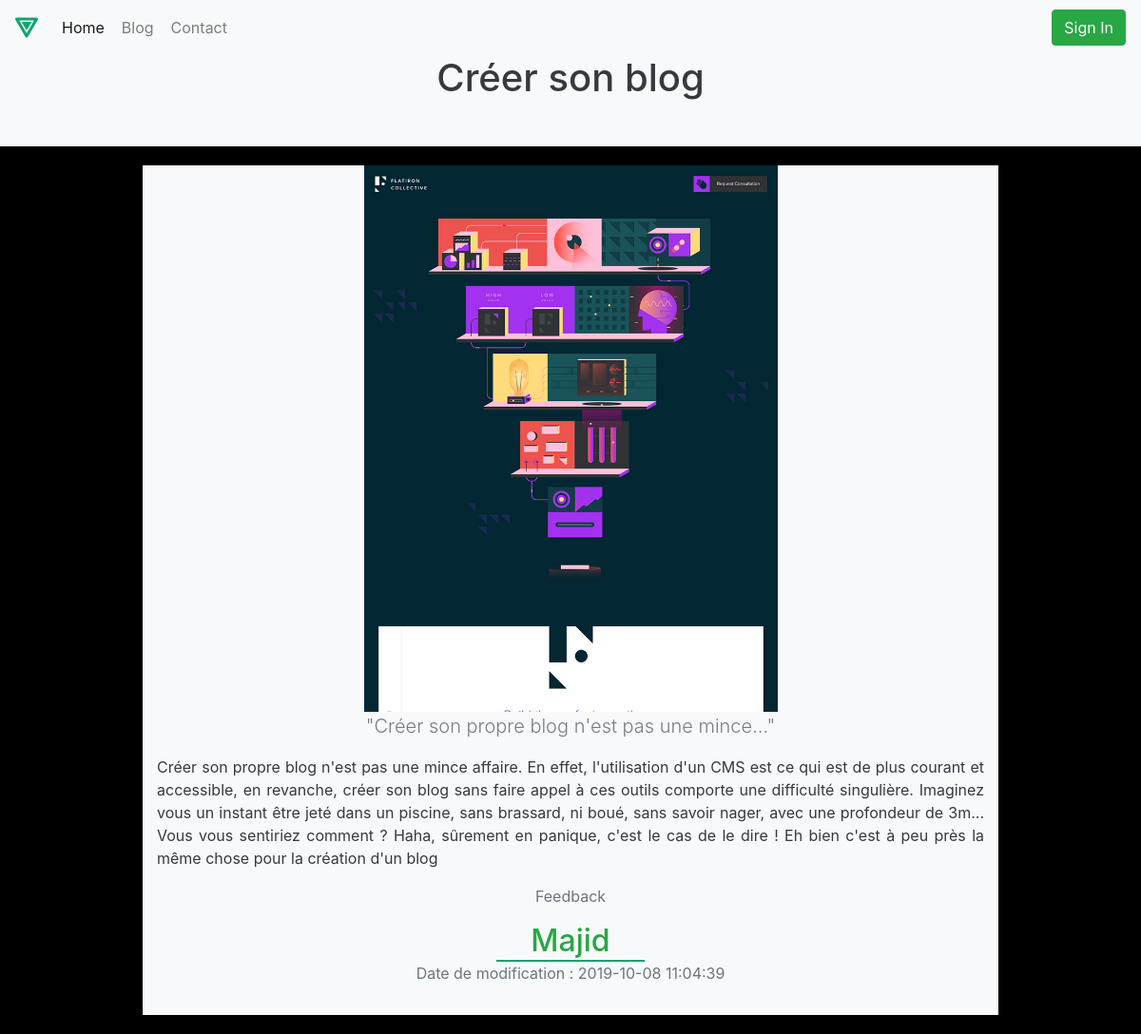
The app's page /index.php?action=viewId&article=17, older data.
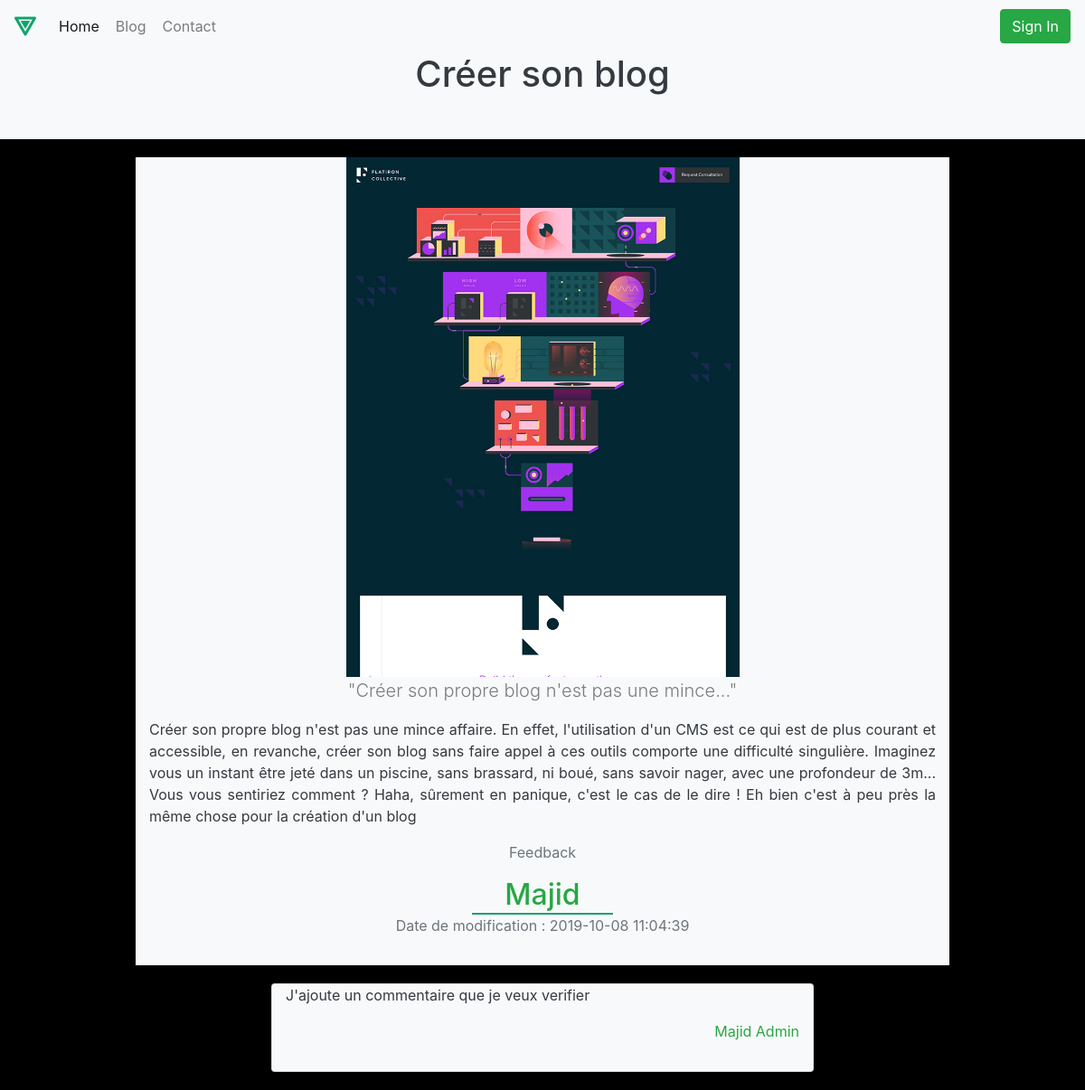
The same page, newer data.
### tables this page shows
CREATE TABLE IF NOT EXISTS `comments` (
  `id` int(11) NOT NULL AUTO_INCREMENT,
  `comments` varchar(500) NOT NULL,
  `date` datetime DEFAULT NULL,
  `username` varchar(255) NOT NULL,
  `articles_id` int(11) DEFAULT NULL,
  `verify` tinyint(1) NOT NULL,
  PRIMARY KEY (`id`),
  KEY `FOREIGN` (`articles_id`)
);

### src/controller/ArticleController.php (called while the page is built, shortened)
<?php
class ArticleController
{
    public function viewId()
    {
        $manager = new ArticleManager();
        $managerr = new CommentManager();
        $article = $manager->find($_GET['article']);
        $comments = $managerr->findCommentsByArticleId($_GET['article']);
        require 'view/postpage.html.php';
    }
}

### src/entity/Database.php (called while the page is built, shortened)
<?php
class Database
{
    public static function getPdo()
    {
        $pdo = new \PDO('mysql:host=localhost;dbname=blog_p5;charset=utf8', 'root', '', [
            \PDO::ATTR_ERRMODE => \PDO::ERRMODE_EXCEPTION,
            \PDO::ATTR_DEFAULT_FETCH_MODE => \PDO::FETCH_ASSOC
        ]);
        return $pdo;
    }
}

### src/manager/ArticleManager.php (called while the page is built, shortened)
<?php
class ArticleManager
{
    private $pdo;
    public function __construct()
    {
        $this->pdo = Database::getPdo();
    }
    public function find($id)
    {
        $id = (int) $id;
        $query = $this->pdo->prepare('SELECT * FROM articles WHERE id=:id');
        $query->bindValue(':id', $id, \PDO::PARAM_STR);
        $query->setFetchMode(\PDO::FETCH_CLASS, Article::class);
        $query->execute();
        $article = $query->fetch(\PDO::FETCH_CLASS);
        return $article;
    }
}

### src/entity/Article.php (called while the page is built, shortened)
<?php
class Article
{
    private $img;
    private $title;
    private $category;
    private $text;
    private $author;
    private $date;
    public function getImg()
    {
        return $this->img;
    }
    public function getTitle()
    {
        return $this->title;
    }
    public function getCategory()
    {
        return $this->category;
    }
    public function getText()
    {
        return $this->text;
    }
    public function getAuthor()
    {
        return $this->author;
    }
    public function getDate()
    {
        return $this->date;
    }
}

### src/entity/Text.php (called while the page is built, shortened)
<?php
class Text
{
    public static function excerpt(string $content, int $limit = 40)
    {
        $lastSpace = strpos($content, ' ', $limit);
        return substr($content, 0, $lastSpace) . '...';
    }
}

### src/manager/CommentManager.php (called while the page is built, shortened)
<?php
class CommentManager
{
    private $pdo;
    public function __construct()
    {
        $this->pdo = Database::getPdo();
    }
    public function findCommentsByArticleId($article_id)
    {
        $article_id = (int) $article_id;
        $query = $this->pdo->prepare('SELECT * FROM comments WHERE articles_id = :articles_id');
        $query->bindValue(':articles_id', $article_id, \PDO::PARAM_STR);
        $query->execute();
        $data = $query->fetchAll(\PDO::FETCH_CLASS, Comment::class);
        return $data;
    }
}

### src/entity/Comments.php (called while the page is built, shortened)
<?php
class Comment
{
    private $username;
    private $comments;
    public function getComments()
    {
        return $this->comments;
    }
    public function getUsername()
    {
        return $this->username;
    }
}

### view/postpage.html.php (the view, shortened to what this page needs)
<div class="container-fluid bg-light mx-auto">
  <h1 class="d-flex justify-content-center pb-5 text-dark"><?= $article->getTitle(); ?></h1>
</div>
<div class="container w-75 bg-light pb-3">
  <img src="view/img/<?= $article->getImg() ?>" class="w-50">
  <p class="lead text-black-50">"<?= nl2br(htmlentities(Text::excerpt($article->getText()))) ?>"</p>
  <p class="text-dark text-justify"><?= $article->getText(); ?></p>
  <p class="text-secondary"><?= $article->getCategory(); ?></p>
      <h2 class="text-success "><?= $article->getAuthor(); ?></h2>
  <p class="text-secondary">Date de modification : <?= $article->getDate() ?></p>
</div>
<?php foreach ($comments as $comment):  ?>
<div class="container card w-50 bg-light pb-3">
  <p class="text-dark text-justify"><?= $comment->getComments(); ?></p>
      <p class="text-success text-right "><?= $comment->getUsername();?></p>
</div>
<?php endforeach; ?>
<?php require 'view/layout.html.php'; ?>

Row changes from the older to the newer data that the page shows:
added comments: comments "J'ajoute un commentaire que je veux verifier", username "Majid Admin"
